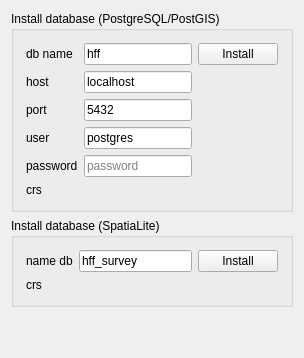
     <widget class="QWidget" name="tab_2">
      <attribute name="title">
       <string>Install layers</string>
      </attribute>
      <layout class="QGridLayout" name="gridLayout_9">
       <item row="0" column="0">
        <widget class="QgsCollapsibleGroupBox" name="groupBox">
         <property name="title">
          <string>Install database (PostgreSQL/PostGIS)</string>
         </property>
         <layout class="QGridLayout" name="gridLayout_7">
          <property name="leftMargin">
           <number>12</number>
          </property>
          <property name="topMargin">
           <number>12</number>
          </property>
          <property name="rightMargin">
           <number>12</number>
          </property>
          <property name="bottomMargin">
           <number>12</number>
          </property>
          <item row="0" column="0">
           <layout class="QGridLayout" name="gridLayout_3">
            <item row="4" column="0">
             <widget class="QLabel" name="label_32">
              <property name="toolTip">
               <string>&lt;html&gt;&lt;head/&gt;&lt;body&gt;&lt;p&gt;&lt;span style=&quot; font-size:10pt;&quot;&gt;puoi inserire il numero di porta differente&lt;/span&gt;&lt;/p&gt;&lt;/body&gt;&lt;/html&gt;</string>
              </property>
              <property name="text">
               <string>password</string>
              </property>
             </widget>
            </item>
            <item row="2" column="1">
             <widget class="QLineEdit" name="lineEdit_port_db">
              <property name="text">
               <string>5432</string>
              </property>
              <property name="placeholderText">
               <string>port (5432)</string>
              </property>
             </widget>
            </item>
            <item row="0" column="3">
             <widget class="QPushButton" name="pushButton_crea_database">
              <property name="enabled">
               <bool>true</bool>
              </property>
              <property name="text">
               <string>Install</string>
              </property>
             </widget>
            </item>
            <item row="5" column="0">
             <widget class="QLabel" name="label_8">
              <property name="text">
               <string>crs</string>
              </property>
             </widget>
            </item>
            <item row="3" column="0">
             <widget class="QLabel" name="label_31">
              <property name="toolTip">
               <string>&lt;html&gt;&lt;head/&gt;&lt;body&gt;&lt;p&gt;&lt;span style=&quot; font-size:10pt;&quot;&gt;puoi inserire il numero di porta differente&lt;/span&gt;&lt;/p&gt;&lt;/body&gt;&lt;/html&gt;</string>
              </property>
              <property name="text">
               <string>user</string>
              </property>
             </widget>
            </item>
            <item row="5" column="1">
             <widget class="QgsProjectionSelectionWidget" name="selectorCrsWidget"/>
            </item>
            <item row="4" column="1">
             <widget class="QLineEdit" name="lineEdit_db_passwd">
              <property name="text">
               <string/>
              </property>
              <property name="echoMode">
               <enum>QLineEdit::Password</enum>
              </property>
              <property name="placeholderText">
               <string>password</string>
              </property>
             </widget>
            </item>
            <item row="2" column="0">
             <widget class="QLabel" name="label_15">
              <property name="toolTip">
               <string>&lt;html&gt;&lt;head/&gt;&lt;body&gt;&lt;p&gt;&lt;span style=&quot; font-size:10pt;&quot;&gt;puoi inserire il numero di porta differente&lt;/span&gt;&lt;/p&gt;&lt;/body&gt;&lt;/html&gt;</string>
              </property>
              <property name="text">
               <string>port</string>
              </property>
             </widget>
            </item>
            <item row="3" column="1">
             <widget class="QLineEdit" name="lineEdit_db_user">
              <property name="text">
               <string>postgres</string>
              </property>
              <property name="placeholderText">
               <string>user</string>
              </property>
             </widget>
            </item>
            <item row="0" column="1">
             <widget class="QLineEdit" name="lineEdit_dbname">
              <property name="inputMethodHints">
               <set>Qt::ImhNone</set>
              </property>
              <property name="text">
               <string>hff</string>
              </property>
              <property name="dragEnabled">
               <bool>false</bool>
              </property>
              <property name="readOnly">
               <bool>false</bool>
              </property>
              <property name="placeholderText">
               <string>db name</string>
              </property>
             </widget>
            </item>
            <item row="0" column="0">
             <widget class="QLabel" name="label_12">
              <property name="toolTip">
               <string>&lt;html&gt;&lt;head/&gt;&lt;body&gt;&lt;p&gt;&lt;span style=&quot; font-size:10pt;&quot;&gt;Puoi inserire un nome differente da quello presente&lt;/span&gt;&lt;/p&gt;&lt;/body&gt;&lt;/html&gt;</string>
              </property>
              <property name="text">
               <string>db name</string>
              </property>
             </widget>
            </item>
            <item row="1" column="1">
             <widget class="QLineEdit" name="lineEdit_db_host">
              <property name="text">
               <string>localhost</string>
              </property>
              <property name="placeholderText">
               <string>host</string>
              </property>
             </widget>
            </item>
            <item row="1" column="0">
             <widget class="QLabel" name="label_6">
              <property name="text">
               <string>host</string>
              </property>
             </widget>
            </item>
           </layout>
          </item>
         </layout>
        </widget>
       </item>
       <item row="1" column="0">
        <widget class="QgsCollapsibleGroupBox" name="groupBox_2">
         <property name="title">
          <string>Install database (SpatiaLite)</string>
         </property>
         <layout class="QGridLayout" name="gridLayout_8">
          <property name="leftMargin">
           <number>12</number>
          </property>
          <property name="topMargin">
           <number>12</number>
          </property>
          <property name="rightMargin">
           <number>12</number>
          </property>
          <property name="bottomMargin">
           <number>12</number>
          </property>
          <item row="0" column="0">
           <layout class="QGridLayout" name="gridLayout_5">
            <item row="1" column="1">
             <widget class="QgsProjectionSelectionWidget" name="selectorCrsWidget_sl"/>
            </item>
            <item row="0" column="3">
             <widget class="QPushButton" name="pushButton_crea_database_sl">
              <property name="enabled">
               <bool>true</bool>
              </property>
              <property name="text">
               <string>Install</string>
              </property>
             </widget>
            </item>
            <item row="0" column="1">
             <widget class="QLineEdit" name="lineEdit_dbname_sl">
              <property name="inputMethodHints">
               <set>Qt::ImhNone</set>
              </property>
              <property name="text">
               <string>hff_survey</string>
              </property>
              <property name="dragEnabled">
               <bool>false</bool>
              </property>
              <property name="readOnly">
               <bool>false</bool>
              </property>
              <property name="placeholderText">
               <string>db name</string>
              </property>
             </widget>
            </item>
            <item row="0" column="0">
             <widget class="QLabel" name="label_14">
              <property name="toolTip">
               <string>&lt;html&gt;&lt;head/&gt;&lt;body&gt;&lt;p&gt;&lt;span style=&quot; font-size:10pt;&quot;&gt;Puoi inserire un nome differente da quello presente&lt;/span&gt;&lt;/p&gt;&lt;/body&gt;&lt;/html&gt;</string>
              </property>
              <property name="text">
               <string>name db</string>
              </property>
             </widget>
            </item>
            <item row="1" column="0">
             <widget class="QLabel" name="label_13">
              <property name="text">
               <string>crs</string>
              </property>
             </widget>
            </item>
           </layout>
          </item>
         </layout>
        </widget>
       </item>
       <item row="2" column="0">
        <spacer name="verticalSpacer_2">
         <property name="orientation">
          <enum>Qt::Vertical</enum>
         </property>
         <property name="sizeHint" stdset="0">
          <size>
           <width>20</width>
           <height>40</height>
          </size>
         </property>
        </spacer>
       </item>
      </layout>
     </widget>
